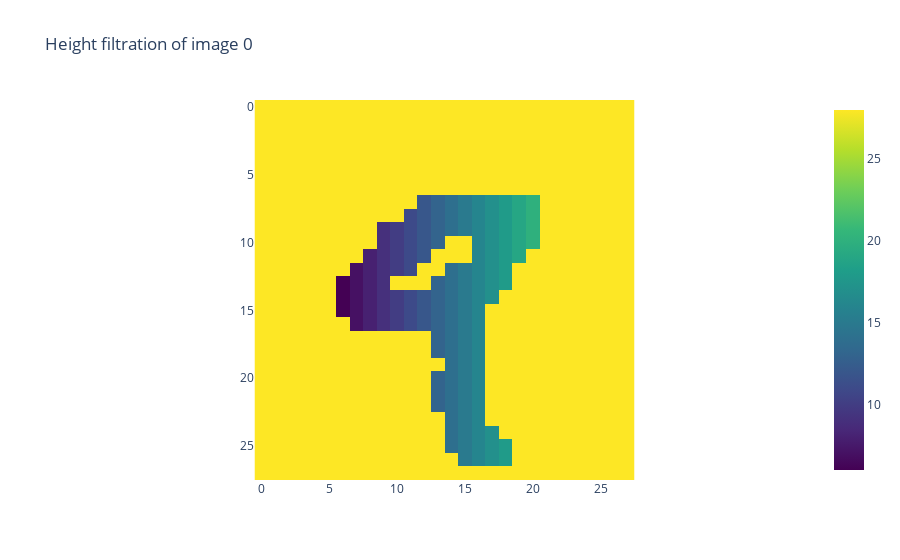

Notebook code cell kept with this figure:
### Code cell
from gtda.images import HeightFiltration

height_filtration = HeightFiltration(direction=np.array([1,0]))
digit_height_filtration = height_filtration.fit_transform_plot(digit_bin[None,:,:], colorscale='Viridis')

### Figure 1 — Plotly figure (JSON) as saved in the notebook; plotly's stock layout.template omitted (floating-point values rounded to 4 significant figures; data arrays with more than 128 entries replaced by an {"elided": "..."} marker saying what was removed)
{"data": [{"colorscale": [[0, "#440154"], [0.1111, "#482878"], [0.2222, "#3e4989"], [0.3333, "#31688e"], [0.4444, "#26828e"], [0.5556, "#1f9e89"], [0.6667, "#35b779"], [0.7778, "#6ece58"], [0.8889, "#b5de2b"], [1, "#fde725"]], "type": "heatmap", "z": {"elided": "28x28 int values"}}], "layout": {"plot_bgcolor": "white", "title": {"text": "Height filtration of image 0"}, "xaxis": {"constrain": "domain", "scaleanchor": "y"}, "yaxis": {"autorange": "reversed", "constrain": "domain"}}}
